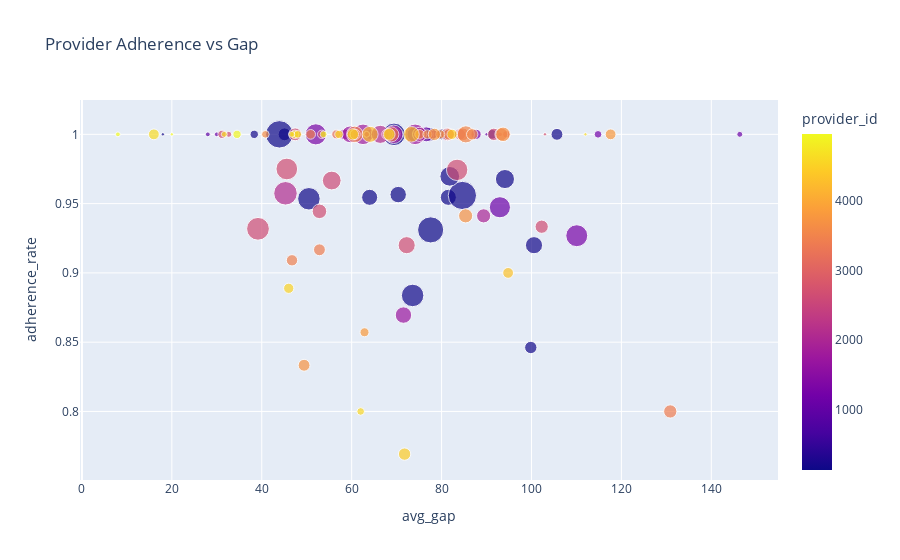

Here is the notebook cell this chart was saved with:
### Markdown cell above
## 10. Interactive Provider Scatter

### Code cell
fig = px.scatter(
    provider_metrics, x='avg_gap', y='adherence_rate',
    size='total_refills', color='provider_id',
    hover_name='provider_id', title='Provider Adherence vs Gap'
)
fig.show()
